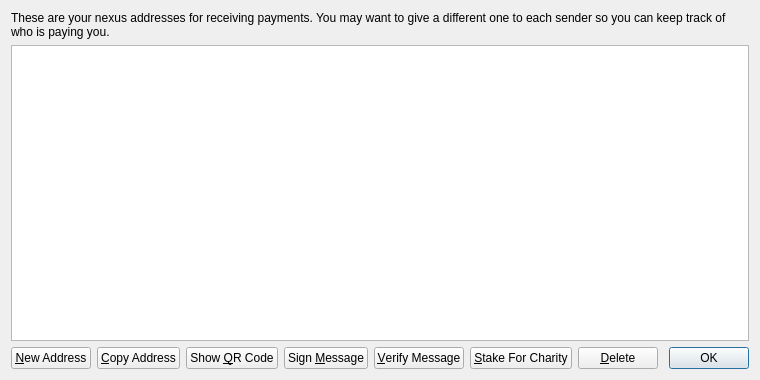
<?xml version="1.0" encoding="UTF-8"?>
<ui version="4.0">
 <class>AddressBookPage</class>
 <widget class="QWidget" name="AddressBookPage">
  <property name="geometry">
   <rect>
    <x>0</x>
    <y>0</y>
    <width>760</width>
    <height>380</height>
   </rect>
  </property>
  <property name="windowTitle">
   <string>Address Book</string>
  </property>
  <layout class="QVBoxLayout" name="verticalLayout">
   <item>
    <widget class="QLabel" name="labelExplanation">
     <property name="text">
      <string>These are your nexus addresses for receiving payments. You may want to give a different one to each sender so you can keep track of who is paying you.</string>
     </property>
     <property name="textFormat">
      <enum>Qt::PlainText</enum>
     </property>
     <property name="wordWrap">
      <bool>true</bool>
     </property>
    </widget>
   </item>
   <item>
    <widget class="QTableView" name="tableView">
     <property name="contextMenuPolicy">
      <enum>Qt::CustomContextMenu</enum>
     </property>
     <property name="toolTip">
      <string>Double-click to edit address or label</string>
     </property>
     <property name="tabKeyNavigation">
      <bool>false</bool>
     </property>
     <property name="alternatingRowColors">
      <bool>true</bool>
     </property>
     <property name="selectionMode">
      <enum>QAbstractItemView::SingleSelection</enum>
     </property>
     <property name="selectionBehavior">
      <enum>QAbstractItemView::SelectRows</enum>
     </property>
     <property name="sortingEnabled">
      <bool>true</bool>
     </property>
     <attribute name="verticalHeaderVisible">
      <bool>false</bool>
     </attribute>
    </widget>
   </item>
   <item>
    <layout class="QHBoxLayout" name="horizontalLayout">
     <item>
      <widget class="QPushButton" name="newAddressButton">
       <property name="toolTip">
        <string>Create a new address</string>
       </property>
       <property name="text">
        <string>&amp;New Address</string>
       </property>
       <property name="icon">
        <iconset resource="../bitcoin.qrc">
         <normaloff>:/icons/add</normaloff>:/icons/add</iconset>
       </property>
      </widget>
     </item>
     <item>
      <widget class="QPushButton" name="copyToClipboard">
       <property name="toolTip">
        <string>Copy the currently selected address to the system clipboard</string>
       </property>
       <property name="text">
        <string>&amp;Copy Address</string>
       </property>
       <property name="icon">
        <iconset resource="../bitcoin.qrc">
         <normaloff>:/icons/editcopy</normaloff>:/icons/editcopy</iconset>
       </property>
      </widget>
     </item>
     <item>
      <widget class="QPushButton" name="showQRCode">
       <property name="text">
        <string>Show &amp;QR Code</string>
       </property>
       <property name="icon">
        <iconset resource="../bitcoin.qrc">
         <normaloff>:/icons/qrcode</normaloff>:/icons/qrcode</iconset>
       </property>
      </widget>
     </item>
     <item>
      <widget class="QPushButton" name="signMessage">
       <property name="toolTip">
        <string>Sign a message to prove you own a nexus address</string>
       </property>
       <property name="text">
        <string>Sign &amp;Message</string>
       </property>
       <property name="icon">
        <iconset resource="../bitcoin.qrc">
         <normaloff>:/icons/edit</normaloff>:/icons/edit</iconset>
       </property>
      </widget>
     </item>
     <item>
      <widget class="QPushButton" name="verifyMessage">
       <property name="toolTip">
        <string>Verify a message to ensure it was signed with a specified nexus address</string>
       </property>
       <property name="text">
        <string>&amp;Verify Message</string>
       </property>
       <property name="icon">
        <iconset resource="../bitcoin.qrc">
         <normaloff>:/icons/transaction_0</normaloff>:/icons/transaction_0</iconset>
       </property>
      </widget>
     </item>
     <item>
      <widget class="QPushButton" name="stakeForCharityPushButton">
       <property name="toolTip">
        <string>Send a percentage of stake to a specified nexus address</string>
       </property>
       <property name="text">
        <string>&amp;Stake For Charity</string>
       </property>
       <property name="icon">
        <iconset resource="../bitcoin.qrc">
         <normaloff>:/icons/send</normaloff>:/icons/send</iconset>
       </property>
      </widget>
     </item>
     <item>
      <widget class="QPushButton" name="deleteButton">
       <property name="toolTip">
        <string>Delete the currently selected address from the list</string>
       </property>
       <property name="text">
        <string>&amp;Delete</string>
       </property>
       <property name="icon">
        <iconset resource="../bitcoin.qrc">
         <normaloff>:/icons/remove</normaloff>:/icons/remove</iconset>
       </property>
      </widget>
     </item>
     <item>
      <spacer name="horizontalSpacer">
       <property name="orientation">
        <enum>Qt::Horizontal</enum>
       </property>
       <property name="sizeHint" stdset="0">
        <size>
         <width>40</width>
         <height>20</height>
        </size>
       </property>
      </spacer>
     </item>
     <item>
      <widget class="QDialogButtonBox" name="buttonBox">
       <property name="sizePolicy">
        <sizepolicy hsizetype="Maximum" vsizetype="Fixed">
         <horstretch>0</horstretch>
         <verstretch>0</verstretch>
        </sizepolicy>
       </property>
       <property name="standardButtons">
        <set>QDialogButtonBox::Ok</set>
       </property>
      </widget>
     </item>
    </layout>
   </item>
  </layout>
 </widget>
 <resources>
  <include location="../bitcoin.qrc"/>
 </resources>
 <connections/>
</ui>
